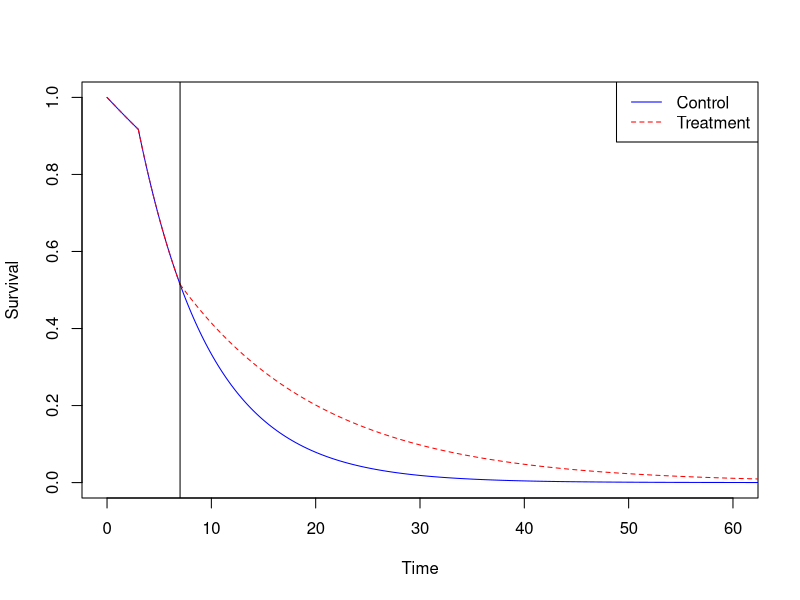

This figure's R source:
lambdac <- log(2)/24
T1 <- 3
HR1 <- 5
T2 <- 7
HR2 <- 2.5
recTime <- 0

numPatients <- 340

#Control survival lines
controlTime1 <- seq(0, T1, by=0.01)
controlSurv1 <- exp(-lambdac*controlTime1)

controlTime2 <- seq(T1, 100, by=0.01)
controlSurv2 <- exp(-lambdac*T1 - lambdac*HR1*(controlTime2-T1))


#Treatment survival lines
treatmentTime1 <- seq(0, T1, by=0.01)
treatmentSurv1 <- exp(-lambdac*treatmentTime1)

treatmentTime2 <- seq(T1, T2, by=0.01)
treatmentSurv2 <- exp(-lambdac*T1 - lambdac*HR1*(treatmentTime2-T1))

treatmentTime3 <- seq(T2, 100, by=0.01)
treatmentSurv3 <- exp(-lambdac*T1 - lambdac*HR1*(T2-T1) - lambdac*HR2*(treatmentTime3-T2))

# Plotting
plot(controlTime1, controlSurv1, type = "l", ylim = c(0,1), xlim = c(0,60), xlab = "Time", ylab = "Survival", col = "blue")
lines(controlTime2, controlSurv2, col = "blue")
lines(treatmentTime1, treatmentSurv1, col = "red", lty = 2)
lines(treatmentTime2, treatmentSurv2, col = "red", lty = 2)
lines(treatmentTime3, treatmentSurv3, col = "red", lty  = 2)
legend("topright", legend = c("Control", "Treatment"), lty = 1:2, col = c("blue", "red"))

abline(v = 7)


# 
# #Simulate from these survival curves
# CP1 <- exp(-lambdac*T1)
# CP2 <- exp(-lambdac*T1 - lambdac*HR1*(T2-T1))
# u <- runif(numPatients)
# controlData <- ifelse(u>CP1, -log(u)/lambdac, (1/(lambdac*HR1))*(lambdac*HR1*T1-log(u)-lambdac*T1))
# u <- runif(numPatients)
# treatmentData <- ifelse(u>CP1, -log(u)/lambdac, ifelse(u<CP2, (1/(lambdac*HR2))*(lambdac*HR2*T2-log(u)-lambdac*T1-lambdac*HR1*(T2-T1)), (1/(lambdac*HR1))*(lambdac*HR1*T1-log(u)-lambdac*T1)))
# 
# controlData <- data.frame(time = controlData, status = 1)
# kmcontrol <- survfit(Surv(time, status)~1, data = controlData)
# #lines(kmcontrol, conf.int = F, col = "red", lty = 2)
# 
# treatmentData <- data.frame(time = treatmentData, status = 1)
# kmtreatment <- survfit(Surv(time, status)~1, data = treatmentData)
# 
# lines(kmtreatment, conf.int = F, col = "red", lty = 2)
